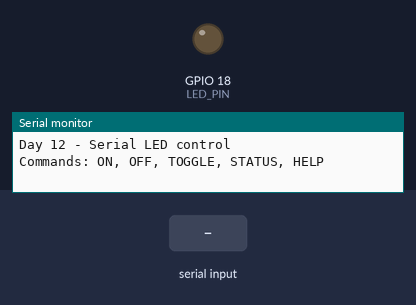
Bench run of a sketch on a simulated ESP32. Parts: output pins drawn as LEDs (lit = HIGH), the last lines printed to the serial monitor. Inputs (shaded band) come from the test bench.

Above: at 1.2 s.
1.3 s: "ON\n" received over Serial
At 1.6 s:
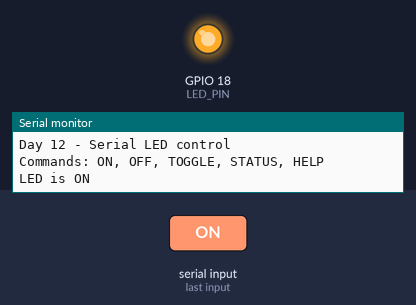
2.8 s: "OFF\n" received over Serial
At 4.0 s:
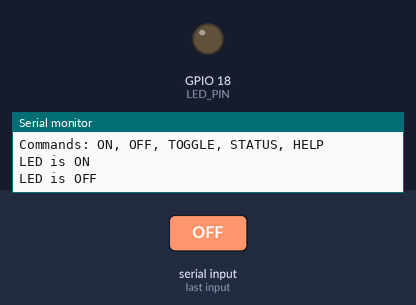
4.3 s: "TOGGLE\n" received over Serial
At 5.1 s:
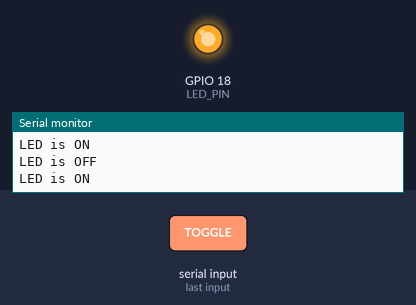
Timing chart, 0 to 7.3 s (numbered marks = the images above; inputs shaded):
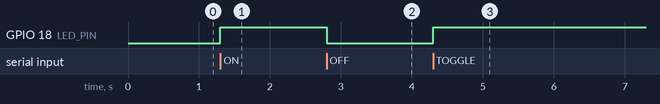

Measured:
- after the input at 1.3 s, GPIO 18 (LED_PIN): LOW → HIGH at once
- after the input at 2.8 s, GPIO 18 (LED_PIN): HIGH → LOW at once
- after the input at 4.3 s, GPIO 18 (LED_PIN): LOW → HIGH at once

The sketch:

day_12_serial_input_commands.ino
```cpp
// Day 12: Control an LED using Serial Monitor commands.
// LED: GPIO 18 through a 220-330 ohm resistor to GND.

const int LED_PIN = 18;
String command;

void printHelp() {
  Serial.println("Commands: ON, OFF, TOGGLE, STATUS, HELP");
}

void processCommand(String cmd) {
  cmd.trim();
  cmd.toUpperCase();

  if (cmd == "ON") {
    digitalWrite(LED_PIN, HIGH);
    Serial.println("LED is ON");
  } else if (cmd == "OFF") {
    digitalWrite(LED_PIN, LOW);
    Serial.println("LED is OFF");
  } else if (cmd == "TOGGLE") {
    digitalWrite(LED_PIN, !digitalRead(LED_PIN));
    Serial.println(digitalRead(LED_PIN) ? "LED is ON" : "LED is OFF");
  } else if (cmd == "STATUS") {
    Serial.println(digitalRead(LED_PIN) ? "LED is ON" : "LED is OFF");
  } else if (cmd == "HELP") {
    printHelp();
  } else if (cmd.length() > 0) {
    Serial.println("Unknown command. Type HELP.");
  }
}

void setup() {
  Serial.begin(115200);
  pinMode(LED_PIN, OUTPUT);
  digitalWrite(LED_PIN, LOW);
  Serial.println("Day 12 - Serial LED control");
  printHelp();
}

void loop() {
  if (Serial.available()) {
    command = Serial.readStringUntil('\n');
    processCommand(command);
  }
}
```
